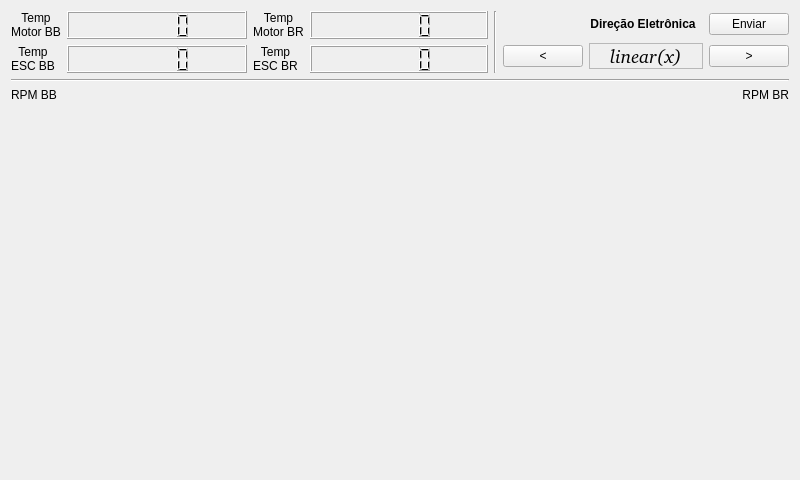
<?xml version="1.0" encoding="UTF-8"?>
<ui version="4.0">
 <class>PropulsionWindow</class>
 <widget class="QWidget" name="PropulsionWindow">
  <property name="geometry">
   <rect>
    <x>0</x>
    <y>0</y>
    <width>800</width>
    <height>480</height>
   </rect>
  </property>
  <property name="sizePolicy">
   <sizepolicy hsizetype="Expanding" vsizetype="Expanding">
    <horstretch>0</horstretch>
    <verstretch>0</verstretch>
   </sizepolicy>
  </property>
  <property name="windowTitle">
   <string>Form</string>
  </property>
  <layout class="QVBoxLayout" name="verticalLayout" stretch="1,0,2">
   <item>
    <layout class="QHBoxLayout" name="horizontalLayout_2" stretch="5,0,3">
     <item>
      <layout class="QHBoxLayout" name="horizontalLayout_4">
       <item>
        <layout class="QVBoxLayout" name="verticalLayout_5">
         <item>
          <layout class="QFormLayout" name="formLayout">
           <item row="0" column="0">
            <widget class="QLabel" name="label_2">
             <property name="text">
              <string>Temp
Motor BB</string>
             </property>
             <property name="alignment">
              <set>Qt::AlignCenter</set>
             </property>
            </widget>
           </item>
           <item row="0" column="1">
            <widget class="QLCDNumber" name="tempMotorL_lcd"/>
           </item>
           <item row="1" column="0">
            <widget class="QLabel" name="label_4">
             <property name="text">
              <string>Temp
ESC BB</string>
             </property>
             <property name="alignment">
              <set>Qt::AlignCenter</set>
             </property>
            </widget>
           </item>
           <item row="1" column="1">
            <widget class="QLCDNumber" name="tempESCL_lcd"/>
           </item>
          </layout>
         </item>
        </layout>
       </item>
       <item>
        <layout class="QVBoxLayout" name="verticalLayout_6">
         <item>
          <layout class="QFormLayout" name="formLayout_2">
           <item row="0" column="1">
            <widget class="QLCDNumber" name="tempMotorR_lcd"/>
           </item>
           <item row="1" column="0">
            <widget class="QLabel" name="label_6">
             <property name="text">
              <string>Temp
ESC BR</string>
             </property>
             <property name="alignment">
              <set>Qt::AlignCenter</set>
             </property>
            </widget>
           </item>
           <item row="1" column="1">
            <widget class="QLCDNumber" name="tempESCR_lcd"/>
           </item>
           <item row="0" column="0">
            <widget class="QLabel" name="label_5">
             <property name="text">
              <string>Temp
Motor BR</string>
             </property>
             <property name="alignment">
              <set>Qt::AlignCenter</set>
             </property>
            </widget>
           </item>
          </layout>
         </item>
        </layout>
       </item>
      </layout>
     </item>
     <item>
      <widget class="Line" name="line_2">
       <property name="orientation">
        <enum>Qt::Vertical</enum>
       </property>
      </widget>
     </item>
     <item>
      <layout class="QVBoxLayout" name="verticalLayout_7">
       <item>
        <layout class="QHBoxLayout" name="horizontalLayout_5">
         <item>
          <spacer name="horizontalSpacer">
           <property name="orientation">
            <enum>Qt::Horizontal</enum>
           </property>
           <property name="sizeType">
            <enum>QSizePolicy::Fixed</enum>
           </property>
           <property name="sizeHint" stdset="0">
            <size>
             <width>80</width>
             <height>0</height>
            </size>
           </property>
          </spacer>
         </item>
         <item>
          <widget class="QLabel" name="label_7">
           <property name="sizePolicy">
            <sizepolicy hsizetype="Expanding" vsizetype="Preferred">
             <horstretch>0</horstretch>
             <verstretch>0</verstretch>
            </sizepolicy>
           </property>
           <property name="minimumSize">
            <size>
             <width>0</width>
             <height>0</height>
            </size>
           </property>
           <property name="font">
            <font>
             <pointsize>9</pointsize>
             <weight>75</weight>
             <bold>true</bold>
            </font>
           </property>
           <property name="text">
            <string>Direção Eletrônica</string>
           </property>
           <property name="alignment">
            <set>Qt::AlignCenter</set>
           </property>
          </widget>
         </item>
         <item alignment="Qt::AlignRight">
          <widget class="QPushButton" name="sendGraph_btn">
           <property name="sizePolicy">
            <sizepolicy hsizetype="Minimum" vsizetype="Fixed">
             <horstretch>0</horstretch>
             <verstretch>0</verstretch>
            </sizepolicy>
           </property>
           <property name="maximumSize">
            <size>
             <width>16777215</width>
             <height>16777215</height>
            </size>
           </property>
           <property name="font">
            <font>
             <pointsize>9</pointsize>
            </font>
           </property>
           <property name="text">
            <string>Enviar</string>
           </property>
           <property name="default">
            <bool>false</bool>
           </property>
           <property name="flat">
            <bool>false</bool>
           </property>
          </widget>
         </item>
        </layout>
       </item>
       <item>
        <layout class="QHBoxLayout" name="horizontalLayout_3" stretch="0,0,0">
         <property name="sizeConstraint">
          <enum>QLayout::SetDefaultConstraint</enum>
         </property>
         <item>
          <widget class="QPushButton" name="graphL_btn">
           <property name="sizePolicy">
            <sizepolicy hsizetype="Minimum" vsizetype="Fixed">
             <horstretch>0</horstretch>
             <verstretch>0</verstretch>
            </sizepolicy>
           </property>
           <property name="autoFillBackground">
            <bool>false</bool>
           </property>
           <property name="text">
            <string>&lt;</string>
           </property>
           <property name="checkable">
            <bool>false</bool>
           </property>
           <property name="checked">
            <bool>false</bool>
           </property>
           <property name="autoRepeat">
            <bool>false</bool>
           </property>
           <property name="autoDefault">
            <bool>false</bool>
           </property>
           <property name="default">
            <bool>false</bool>
           </property>
           <property name="flat">
            <bool>false</bool>
           </property>
          </widget>
         </item>
         <item>
          <widget class="QLabel" name="graph_lbl">
           <property name="enabled">
            <bool>true</bool>
           </property>
           <property name="sizePolicy">
            <sizepolicy hsizetype="Expanding" vsizetype="Minimum">
             <horstretch>0</horstretch>
             <verstretch>0</verstretch>
            </sizepolicy>
           </property>
           <property name="maximumSize">
            <size>
             <width>16777215</width>
             <height>16777215</height>
            </size>
           </property>
           <property name="font">
            <font>
             <family>P052 [urw]</family>
             <pointsize>14</pointsize>
             <italic>true</italic>
            </font>
           </property>
           <property name="frameShape">
            <enum>QFrame::StyledPanel</enum>
           </property>
           <property name="frameShadow">
            <enum>QFrame::Plain</enum>
           </property>
           <property name="text">
            <string>linear(x)</string>
           </property>
           <property name="textFormat">
            <enum>Qt::AutoText</enum>
           </property>
           <property name="scaledContents">
            <bool>false</bool>
           </property>
           <property name="alignment">
            <set>Qt::AlignCenter</set>
           </property>
           <property name="wordWrap">
            <bool>false</bool>
           </property>
          </widget>
         </item>
         <item>
          <widget class="QPushButton" name="graphR_btn">
           <property name="sizePolicy">
            <sizepolicy hsizetype="Minimum" vsizetype="Fixed">
             <horstretch>0</horstretch>
             <verstretch>0</verstretch>
            </sizepolicy>
           </property>
           <property name="text">
            <string>&gt;</string>
           </property>
          </widget>
         </item>
        </layout>
       </item>
      </layout>
     </item>
    </layout>
   </item>
   <item>
    <widget class="Line" name="line">
     <property name="orientation">
      <enum>Qt::Horizontal</enum>
     </property>
    </widget>
   </item>
   <item>
    <layout class="QHBoxLayout" name="horizontalLayout">
     <item>
      <layout class="QVBoxLayout" name="verticalLayout_2">
       <item>
        <widget class="QLabel" name="label">
         <property name="sizePolicy">
          <sizepolicy hsizetype="Preferred" vsizetype="Preferred">
           <horstretch>0</horstretch>
           <verstretch>0</verstretch>
          </sizepolicy>
         </property>
         <property name="text">
          <string>RPM BB</string>
         </property>
        </widget>
       </item>
       <item>
        <widget class="Speedometer" name="rpmL_speedometer" native="true">
         <property name="sizePolicy">
          <sizepolicy hsizetype="Preferred" vsizetype="Expanding">
           <horstretch>0</horstretch>
           <verstretch>0</verstretch>
          </sizepolicy>
         </property>
         <property name="minimumSize">
          <size>
           <width>0</width>
           <height>0</height>
          </size>
         </property>
        </widget>
       </item>
      </layout>
     </item>
     <item>
      <layout class="QVBoxLayout" name="verticalLayout_4">
       <item>
        <widget class="QLabel" name="label_3">
         <property name="enabled">
          <bool>true</bool>
         </property>
         <property name="text">
          <string>RPM BR</string>
         </property>
         <property name="textFormat">
          <enum>Qt::AutoText</enum>
         </property>
         <property name="scaledContents">
          <bool>false</bool>
         </property>
         <property name="alignment">
          <set>Qt::AlignRight|Qt::AlignTrailing|Qt::AlignVCenter</set>
         </property>
        </widget>
       </item>
       <item>
        <widget class="Speedometer" name="rpmR_speedometer" native="true">
         <property name="sizePolicy">
          <sizepolicy hsizetype="Preferred" vsizetype="Expanding">
           <horstretch>0</horstretch>
           <verstretch>0</verstretch>
          </sizepolicy>
         </property>
        </widget>
       </item>
      </layout>
     </item>
    </layout>
   </item>
  </layout>
 </widget>
 <customwidgets>
  <customwidget>
   <class>Speedometer</class>
   <extends>QWidget</extends>
   <header>custom_widgets/Qt-Speedometer-Widget/speedometer.h</header>
   <container>1</container>
  </customwidget>
 </customwidgets>
 <resources/>
 <connections/>
</ui>
